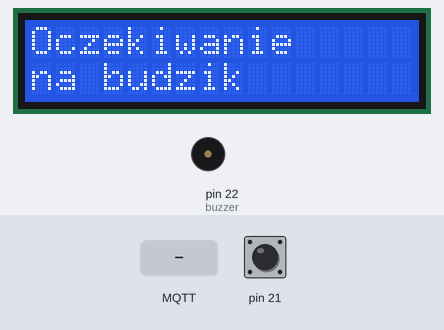
Bench run of a sketch on a simulated Arduino Mega 2560, built with avr-gcc and run on an emulated ATmega2560. On the bench: 16×2 character LCD, buzzer (waves = sounding, pin HIGH). The inputs (shaded band) are chosen by the test bench; at power-on: pin 21 HIGH. WiFi joins after 1.5 s; servers stay silent unless stated; no MQTT or app messages arrive unless stated; what the sketch prints to the serial monitor is not drawn.

Above: at 6.0 s.
6.1 s: MQTT message "ON1" arrives on the first subscribed topic
At 6.6 s:
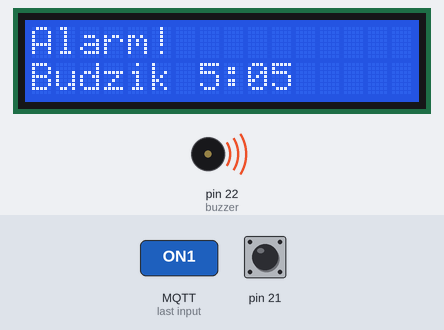
9.1 s: pin 21 pulled LOW for 0.3 s
At 9.8 s:
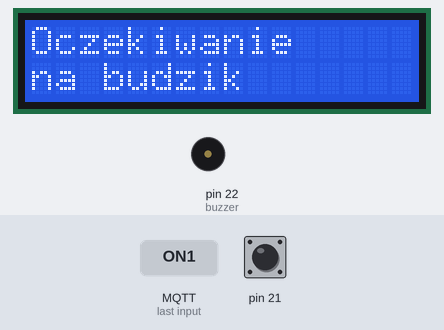
10.9 s: MQTT message "ON2" arrives on the first subscribed topic
At 11.8 s:
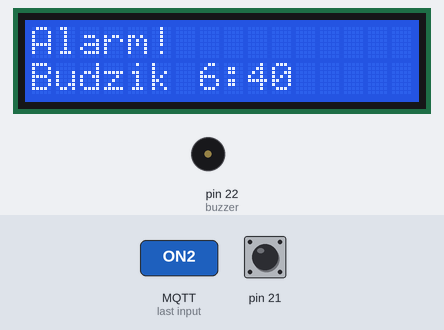
12.4 s: pin 21 pulled LOW for 1 s
At 14.4 s:
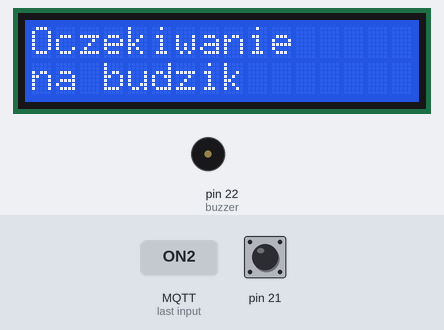
Timing chart, 0 to 15.9 s (numbered marks = the images above; inputs shaded):
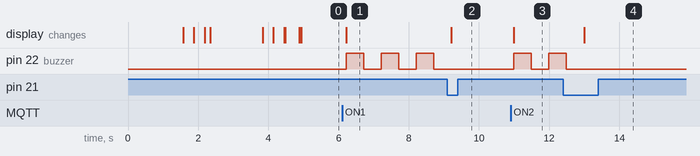

Measured:
- after the input at 6.1 s, pin 22 (buzzer): alternates HIGH for 0.50 s and LOW for 0.50 s, starting after 0.11 s; the display: changes after 0.11 s (image 1)
- after the input at 9.1 s, pin 22 (buzzer): stops changing and stays LOW; the display: changes after 0.12 s (image 2)
- after the input at 10.9 s, pin 22 (buzzer): LOW → HIGH after 0.09 s, → LOW 0.50 s later, → HIGH 0.50 s later; the display: changes after 0.09 s (image 3)
- after the input at 12.4 s, pin 22 (buzzer): goes on until 12.5 s, then stays LOW; the display: changes after 0.60 s (image 4)

The sketch:

MQTT_alarm.ino
```cpp
/*
    Name:       MQTT_alarm.ino
    Created:	06.01.2019 17:05:36
    Author:     PC-KACPRA\Kacper
*/

// Code ONLY for Arduino Mega!!!


#include <SPI.h>
#include <LiquidCrystal.h>
#include <WiFiEsp.h>
#include <WiFiEspClient.h>
#include <WiFiEspUdp.h>
#include <PubSubClient.h>

byte p20[8] = {
    B10000,
    B10000,
    B10000,
    B10000,
    B10000,
    B10000,
    B10000,
};
byte p40[8] = {
    B11000,
    B11000,
    B11000,
    B11000,
    B11000,
    B11000,
    B11000,
};
byte p60[8] = {
    B11100,
    B11100,
    B11100,
    B11100,
    B11100,
    B11100,
    B11100,
};
byte p80[8] = {
    B11110,
    B11110,
    B11110,
    B11110,
    B11110,
    B11110,
    B11110,
};
byte p100[8] = {
    B11111,
    B11111,
    B11111,
    B11111,
    B11111,
    B11111,
    B11111,
};


int loadingProgress;
int i = 0;

byte buzzer = 22;

// Alarm state
int alarmState = 0;

// WiFi configuration
char ssid[] = "YourNetworkSSID"; // your network SSID (name)
char pass[] = "YourPassword"; // your network password
char server[] = "broker.hivemq.com";
int status = WL_IDLE_STATUS; // the Wifi radio's status

// Initialize the Ethernet client object
WiFiEspClient espClient;
PubSubClient client(espClient);

LiquidCrystal lcd(7, 6, 5, 4, 3, 2);

void setup() {

    pinMode(buzzer, OUTPUT);
    pinMode(21, INPUT_PULLUP);
    attachInterrupt(2, stopBuzz, CHANGE);

    lcd.begin(16, 2);
    lcd.clear();
    lcd.print("Loading: ");

    lcd.createChar(0, p20);
    lcd.createChar(1, p40);
    lcd.createChar(2, p60);
    lcd.createChar(3, p80);
    lcd.createChar(4, p100);

    delay(1500);
    lcd.clear();
    // initialize serial for debugging
    Serial.begin(115200);
    // initialize serial for ESP module
    Serial1.begin(115200);
    // initialize ESP module
    lcd.setCursor(0, 0);
    lcd.print("ESP initialize  ");
    lcd.setCursor(12, 1);
    lcd.print("0%");
    loadingProgress = 5;

    WiFi.init(&Serial1);

    lcd.setCursor(12, 1);
    lcd.print("40%");
    printLoadingBar();

    lcd.setCursor(0, 0);
    lcd.print("Connect to WiFi ");
    loadingProgress = 8;

    // check for the presence of the shield
    if (WiFi.status() == WL_NO_SHIELD) {
        Serial.println("WiFi shield not present");
        // don't continue
        while (true);
    }

    // attempt to connect to WiFi network
    while (status != WL_CONNECTED) {
        Serial.print("Attempting to connect to WPA SSID: ");
        Serial.println(ssid);
        // Connect to WPA/WPA2 network
        status = WiFi.begin(ssid, pass);
    }

    lcd.setCursor(12, 1);
    lcd.print("60%");
    printLoadingBar();

    lcd.setCursor(0, 0);
    lcd.print("Connect to MQTT ");
    loadingProgress = 10;

    Serial.println("You're connected to the network");

    //connect to MQTT server
    client.setServer(server, 1883);
    client.setCallback(callback);
    client.subscribe("km/buzzer/input", 0);

    lcd.setCursor(12, 1);
    lcd.print("80%");
    printLoadingBar();

    lcd.setCursor(0, 0);
    lcd.print("Connect to MQTT ");
    loadingProgress = 10;
    printLoadingBar();
    lcd.setCursor(12, 1);
    lcd.print("100%");
    delay(400);
    lcd.clear();
}

//print any message received for subscribed topic
void callback(char* topic, byte* payload, unsigned int length) {
    payload[length] = '\0';
    String value = String((char*)payload);


    if (value == "ON1") {
        alarmState = 1;
        lcd.clear();
        lcd.print("Alarm!");
        lcd.setCursor(0, 1);
        lcd.print("Budzik 5:05");
        while (alarmState == 1) {
            digitalWrite(buzzer, HIGH);
            delay(500);
            digitalWrite(buzzer, LOW);
            delay(500);
        }
    }
    else if (value == "ON2") {
        alarmState = 1;
        lcd.clear();
        lcd.print("Alarm!");
        lcd.setCursor(0, 1);
        lcd.print("Budzik 6:40");
        while (alarmState == 1) {
            digitalWrite(buzzer, HIGH);
            delay(500);
            digitalWrite(buzzer, LOW);
            delay(500);
        }
    }
}

void loop() {
    if (!client.connected()) {
        reconnect();
    }
    client.loop();

    lcd.setCursor(0, 0);
    lcd.print("Oczekiwanie");
    lcd.setCursor(0, 1);
    lcd.print("na budzik       ");
    delay(250);

}

void printLoadingBar() {
    lcd.setCursor(0, 1);
    //lcd.print("                ");

    for (i; i <= loadingProgress; i++) {
        for (int j = 0; j < 5; j++) {
            lcd.setCursor(i, 1);
            lcd.write(j);
            delay(25);
        }
    }
}

void stopBuzz() {
    alarmState = 0;
}

void reconnect() {
    // Loop until we're reconnected
    lcd.clear();
    while (!client.connected()) {
        Serial.print("Attempting connection ");
        lcd.setCursor(0, 0);
        lcd.print("Reconnecting!");
        // Attempt to connect, just a name to identify the client
        if (client.connect("AMega")) {
            Serial.println("connected");
            lcd.clear();
            //and resubscribe
            client.subscribe("km/buzzer/input", 0);

        }
        else {
            Serial.print("failed");
            Serial.print(client.state());
            Serial.println(" try again in 5 seconds");
            // Wait 5 seconds before retrying
            delay(5000);
        }
    }
}
```
